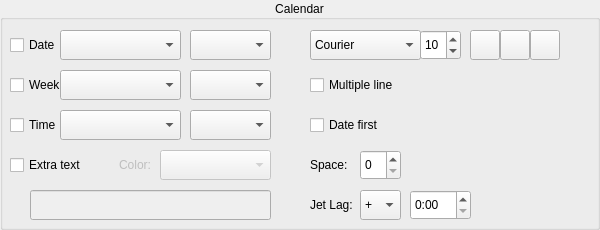
<?xml version="1.0" encoding="UTF-8"?>
<ui version="4.0">
 <class>CalendarAttrCfger</class>
 <widget class="QGroupBox" name="CalendarAttrCfger">
  <property name="geometry">
   <rect>
    <x>0</x>
    <y>0</y>
    <width>600</width>
    <height>230</height>
   </rect>
  </property>
  <property name="title">
   <string>Calendar</string>
  </property>
  <property name="alignment">
   <set>Qt::AlignCenter</set>
  </property>
  <property name="flat">
   <bool>true</bool>
  </property>
  <widget class="QLabel" name="label">
   <property name="geometry">
    <rect>
     <x>310</x>
     <y>190</y>
     <width>50</width>
     <height>30</height>
    </rect>
   </property>
   <property name="text">
    <string>Jet Lag:</string>
   </property>
   <property name="alignment">
    <set>Qt::AlignLeading|Qt::AlignLeft|Qt::AlignVCenter</set>
   </property>
  </widget>
  <widget class="QComboBox" name="offset">
   <property name="geometry">
    <rect>
     <x>360</x>
     <y>190</y>
     <width>41</width>
     <height>30</height>
    </rect>
   </property>
   <item>
    <property name="text">
     <string notr="true">+</string>
    </property>
   </item>
   <item>
    <property name="text">
     <string notr="true">-</string>
    </property>
   </item>
  </widget>
  <widget class="QSpinBox" name="space">
   <property name="geometry">
    <rect>
     <x>360</x>
     <y>150</y>
     <width>41</width>
     <height>30</height>
    </rect>
   </property>
   <property name="maximum">
    <number>100</number>
   </property>
  </widget>
  <widget class="QLabel" name="label_6">
   <property name="geometry">
    <rect>
     <x>310</x>
     <y>150</y>
     <width>41</width>
     <height>30</height>
    </rect>
   </property>
   <property name="text">
    <string>Space:</string>
   </property>
   <property name="alignment">
    <set>Qt::AlignLeading|Qt::AlignLeft|Qt::AlignVCenter</set>
   </property>
  </widget>
  <widget class="QCheckBox" name="dateFirst">
   <property name="geometry">
    <rect>
     <x>310</x>
     <y>110</y>
     <width>91</width>
     <height>30</height>
    </rect>
   </property>
   <property name="text">
    <string>Date first</string>
   </property>
  </widget>
  <widget class="QCheckBox" name="date">
   <property name="geometry">
    <rect>
     <x>10</x>
     <y>30</y>
     <width>51</width>
     <height>30</height>
    </rect>
   </property>
   <property name="text">
    <string>Date</string>
   </property>
  </widget>
  <widget class="QComboBox" name="dateFormats">
   <property name="geometry">
    <rect>
     <x>60</x>
     <y>30</y>
     <width>121</width>
     <height>30</height>
    </rect>
   </property>
  </widget>
  <widget class="ColorComboBox" name="dateColor">
   <property name="geometry">
    <rect>
     <x>190</x>
     <y>30</y>
     <width>81</width>
     <height>30</height>
    </rect>
   </property>
  </widget>
  <widget class="ColorComboBox" name="weekColor">
   <property name="geometry">
    <rect>
     <x>190</x>
     <y>70</y>
     <width>81</width>
     <height>30</height>
    </rect>
   </property>
  </widget>
  <widget class="QCheckBox" name="week">
   <property name="geometry">
    <rect>
     <x>10</x>
     <y>70</y>
     <width>51</width>
     <height>30</height>
    </rect>
   </property>
   <property name="text">
    <string>Week</string>
   </property>
  </widget>
  <widget class="QComboBox" name="weekFormats">
   <property name="geometry">
    <rect>
     <x>60</x>
     <y>70</y>
     <width>121</width>
     <height>30</height>
    </rect>
   </property>
  </widget>
  <widget class="ColorComboBox" name="timeColor">
   <property name="geometry">
    <rect>
     <x>190</x>
     <y>110</y>
     <width>81</width>
     <height>30</height>
    </rect>
   </property>
  </widget>
  <widget class="QComboBox" name="timeFormats">
   <property name="geometry">
    <rect>
     <x>60</x>
     <y>110</y>
     <width>121</width>
     <height>30</height>
    </rect>
   </property>
  </widget>
  <widget class="QCheckBox" name="time">
   <property name="geometry">
    <rect>
     <x>10</x>
     <y>110</y>
     <width>51</width>
     <height>30</height>
    </rect>
   </property>
   <property name="text">
    <string>Time</string>
   </property>
  </widget>
  <widget class="QPushButton" name="underLine">
   <property name="geometry">
    <rect>
     <x>530</x>
     <y>30</y>
     <width>30</width>
     <height>30</height>
    </rect>
   </property>
   <property name="toolTip">
    <string>Underline</string>
   </property>
   <property name="icon">
    <iconset>
     <normaloff>image/icon/text_underline_64.png</normaloff>image/icon/text_underline_64.png</iconset>
   </property>
   <property name="checkable">
    <bool>true</bool>
   </property>
   <property name="flat">
    <bool>false</bool>
   </property>
  </widget>
  <widget class="QPushButton" name="bold">
   <property name="geometry">
    <rect>
     <x>470</x>
     <y>30</y>
     <width>30</width>
     <height>30</height>
    </rect>
   </property>
   <property name="toolTip">
    <string>Bold</string>
   </property>
   <property name="icon">
    <iconset>
     <normaloff>image/icon/text_bold_64.png</normaloff>image/icon/text_bold_64.png</iconset>
   </property>
   <property name="checkable">
    <bool>true</bool>
   </property>
  </widget>
  <widget class="QSpinBox" name="point">
   <property name="geometry">
    <rect>
     <x>420</x>
     <y>30</y>
     <width>41</width>
     <height>30</height>
    </rect>
   </property>
   <property name="toolTip">
    <string>Font size</string>
   </property>
   <property name="maximum">
    <number>512</number>
   </property>
   <property name="value">
    <number>10</number>
   </property>
  </widget>
  <widget class="QFontComboBox" name="family">
   <property name="geometry">
    <rect>
     <x>310</x>
     <y>30</y>
     <width>111</width>
     <height>30</height>
    </rect>
   </property>
   <property name="editable">
    <bool>false</bool>
   </property>
   <property name="fontFilters">
    <set>QFontComboBox::MonospacedFonts</set>
   </property>
  </widget>
  <widget class="QPushButton" name="italic">
   <property name="geometry">
    <rect>
     <x>500</x>
     <y>30</y>
     <width>30</width>
     <height>30</height>
    </rect>
   </property>
   <property name="toolTip">
    <string>Italic</string>
   </property>
   <property name="icon">
    <iconset>
     <normaloff>image/icon/text_italic_64.png</normaloff>image/icon/text_italic_64.png</iconset>
   </property>
   <property name="checkable">
    <bool>true</bool>
   </property>
  </widget>
  <widget class="ColorComboBox" name="textColor">
   <property name="enabled">
    <bool>false</bool>
   </property>
   <property name="geometry">
    <rect>
     <x>160</x>
     <y>150</y>
     <width>111</width>
     <height>30</height>
    </rect>
   </property>
  </widget>
  <widget class="QCheckBox" name="extraText">
   <property name="geometry">
    <rect>
     <x>10</x>
     <y>150</y>
     <width>91</width>
     <height>30</height>
    </rect>
   </property>
   <property name="text">
    <string>Extra text</string>
   </property>
  </widget>
  <widget class="QLineEdit" name="text">
   <property name="enabled">
    <bool>false</bool>
   </property>
   <property name="geometry">
    <rect>
     <x>30</x>
     <y>190</y>
     <width>241</width>
     <height>30</height>
    </rect>
   </property>
  </widget>
  <widget class="QLabel" name="textColorTag">
   <property name="enabled">
    <bool>false</bool>
   </property>
   <property name="geometry">
    <rect>
     <x>110</x>
     <y>150</y>
     <width>41</width>
     <height>30</height>
    </rect>
   </property>
   <property name="text">
    <string>Color:</string>
   </property>
   <property name="alignment">
    <set>Qt::AlignRight|Qt::AlignTrailing|Qt::AlignVCenter</set>
   </property>
  </widget>
  <widget class="QCheckBox" name="multiLine">
   <property name="geometry">
    <rect>
     <x>310</x>
     <y>70</y>
     <width>141</width>
     <height>30</height>
    </rect>
   </property>
   <property name="text">
    <string>Multiple line</string>
   </property>
  </widget>
  <widget class="QTimeEdit" name="offsetValue">
   <property name="geometry">
    <rect>
     <x>410</x>
     <y>190</y>
     <width>61</width>
     <height>30</height>
    </rect>
   </property>
   <property name="displayFormat">
    <string notr="true">H:mm</string>
   </property>
  </widget>
 </widget>
 <customwidgets>
  <customwidget>
   <class>ColorComboBox</class>
   <extends>QComboBox</extends>
   <header>ColorComboBox.h</header>
  </customwidget>
 </customwidgets>
 <resources/>
 <connections/>
</ui>
